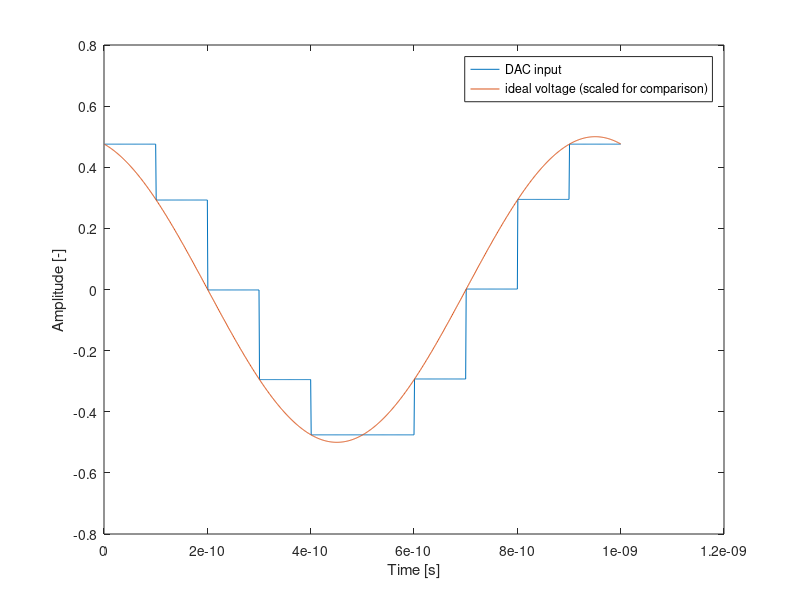
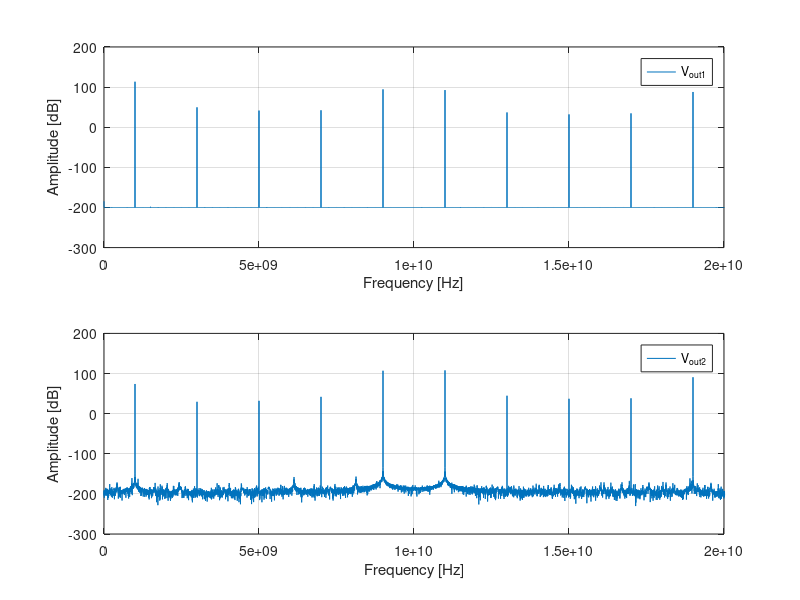

The MATLAB source for these figures, in order: (Note: this script raises an error after producing the figures.)
% Cleanup
clear all;
close all;
clc;

clear;
close all;

% Set the Larmor frequencies of the qubits (3 qubits)
f0 = [11e9, 12e9, 13e9];

% Set the Rabi frequencies
fR = [1e6, 1e6, 1e6];

%define microwave frequency
fosc=10e9; %[Hz]


%number of bits of the DAC
N=10;

%sample frequency of the DAC
fsample=10^10;

% define input signal
% input amplitude 
A=[10e-3 0 0]; %[V]
% input frequency 
fin=[1 2 3]*1e9; %[Hz]
% inout phases
ph_in=[0.31 0 0]; %[rad]

% total simulation time. It is computed as the time needed for a pi
% rotation for Q1
T=1/fR(1)/2; %[s]
% simulation time step
dt=1e-12; %[s]
% define time vector
t=dt:dt:T; %[s]


% input signal
in=A(1)*cos(2*pi*fin(1)*t+ph_in(1))+...
    A(2)*cos(2*pi*fin(2)*t+ph_in(2))+...
    A(3)*cos(2*pi*fin(2)*t+ph_in(3)); %[V]

%sampling the input signal
in_sampled=in(1:1/(fsample*dt):end);

%quantize the signal on N-bit
%first, scale the signal to fit in [0:2^N-1] range, then round it
Din=round((in_sampled-min(in))/(max(in)-min(in))*(2^N-1));

%DAC output range
DAC_or=1; %[V]
%DAC step
LSB=DAC_or/(2^N-1);
%define DAC array
DAC=LSB*[0 ones(1,2^N-1)];
output_levels=cumsum(DAC);

VDAC=output_levels(Din+1);

%add S/H
tmp=ones(1/(fsample*dt),1)*VDAC;
VoutDAC=tmp(:)'-DAC_or/2;
clear tmp

figure
plot(t(1:1000),VoutDAC(1:1000),t(1:1000),(in(1:1000)-min(in))/(max(in)-min(in))*DAC_or-DAC_or/2);
xlabel('Time [s]')
ylabel('Amplitude [-]')
legend('DAC input','ideal voltage (scaled for comparison)')

G1=3.75/sinc(fin(1)/fsample); %[-]

Vout1=G1*VoutDAC;

Vmix=Vout1.*cos(2*pi*t*fosc);

G2=1; %[-]

Vout2=G2*Vmix;


%compute fft
V2=abs(fft(Vout2));
V2dB=20*log10(V2); %[dB]
V1=abs(fft(Vout1)+1e-10);
V1dB=20*log10(V1); %[dB]
% FFT resolution
fres=1/T; %[Hz]
% maximum FFT frequency
fmax=1/dt; %[Hz]
% frequency vector
f=0:fres:(fmax-fres); %[Hz]

%% plot FFT
figure
subplot(2,1,1)
plot(f,V1dB)
xlabel('Frequency [Hz]')
ylabel('Amplitude [dB]')
legend('V_{out1}')
xlim([0 20]*1e9)
grid

subplot(2,1,2)
plot(f,V2dB)
hold off
xlabel('Frequency [Hz]')
ylabel('Amplitude [dB]')
legend('V_{out2}')
xlim([0 20]*1e9)
grid

%%
% Simulate and plot
[U, probabilities] = spine(fR, f0, dt, Vout2, 10);


% Compute fidelity of the operation on qubit 1
% Ideal transformation representing a pi-rotation around X
 Uideal = [0 1;
           1 0];
% Compute fidelity by comparing the actual transformation to the ideal one
F1 = fidelity(U(:, :, 1), Uideal);

% For the other 2 qubits, we would like to compare the actual transormation
% to the identity operation (I). However, any leakage form the driving
% signal is going to induce Z-rotations on the qubits. Such rotations can
% be easily cancelled by software, i.e. by not applying any extra
% electrical pulse. This correction is currently not implemented in this
% code to make it easier for the students. However, for the simple case in
% which the qubits ar einitialized in |0>, the fidelity on idel qubits can
% be simply computed by measuring the qubit along Z. This measurmenet is
% insensitive with respect to rotazion around Z.
F2=probabilities(3,end,2);
F3=probabilities(3,end,3);


disp(['Fidelity of qubit 1: ' num2str(F1*100) '%']);
disp(['Fidelity of qubit 2: ' num2str(F2*100) '%']);
disp(['Fidelity of qubit 3: ' num2str(F3*100) '%']);
